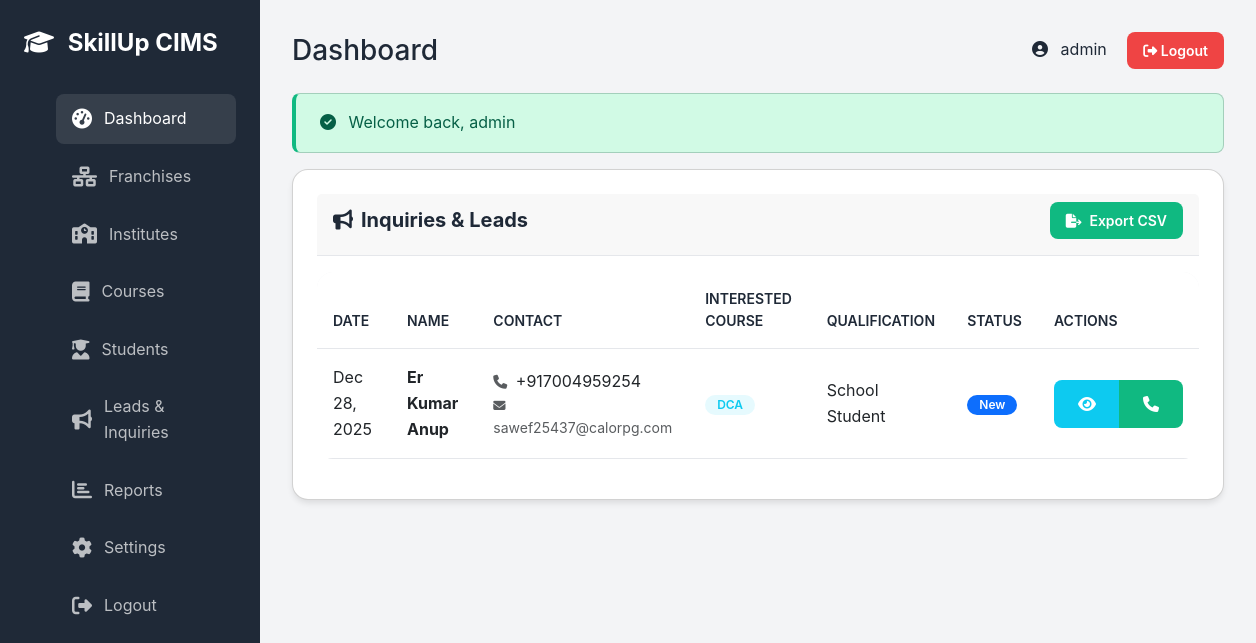
Screenshot of /public/admin/leads (signed in) with the database file from the repository.
### tables this page shows
CREATE TABLE `leads` (
  `id` int(11) NOT NULL,
  `course_id` int(10) UNSIGNED NOT NULL,
  `name` varchar(100) NOT NULL,
  `email` varchar(100) NOT NULL,
  `phone` varchar(20) NOT NULL,
  `city` varchar(100) DEFAULT NULL,
  `education` varchar(100) DEFAULT NULL,
  `message` text DEFAULT NULL,
  `status` enum('new','contacted','enrolled','closed') DEFAULT 'new',
  `created_at` timestamp NOT NULL DEFAULT current_timestamp(),
  `updated_at` timestamp NOT NULL DEFAULT current_timestamp() ON UPDATE current_timestamp()
);

CREATE TABLE `courses` (
  `id` int(10) UNSIGNED NOT NULL,
  `course_code` varchar(20) NOT NULL,
  `course_name` varchar(200) NOT NULL,
  `duration` int(11) NOT NULL COMMENT 'Duration in months',
  `fee` decimal(10,2) NOT NULL,
  `regular_price` decimal(10,2) DEFAULT 0.00,
  `offer_price` decimal(10,2) DEFAULT 0.00,
  `description` text DEFAULT NULL,
  `syllabus` text DEFAULT NULL,
  `category` varchar(100) DEFAULT NULL,
  `status` enum('active','inactive') DEFAULT 'active',
  `created_at` timestamp NOT NULL DEFAULT current_timestamp(),
  `updated_at` timestamp NOT NULL DEFAULT current_timestamp() ON UPDATE current_timestamp()
);

### app/Controllers/AdminController.php (called while the page is built, shortened)
<?php
class AdminController extends Controller
{
    public function leads()
    {
        $db = Database::getInstance();
        $leads = $db->fetchAll("
            SELECT l.*, c.course_name
            FROM leads l
            LEFT JOIN courses c ON l.course_id = c.id
            ORDER BY l.created_at DESC
        ");
        $this->view('admin/leads', [
            'leads' => $leads
        ], 'layouts/admin');
    }
}

### public/index.php (called while the page is built, shortened)
<?php
spl_autoload_register(function ($class) {
    $paths = [
        __DIR__ . '/../core/' . $class . '.php',
        __DIR__ . '/../app/Controllers/' . $class . '.php',
        __DIR__ . '/../app/Models/' . $class . '.php',
        __DIR__ . '/../app/Middleware/' . $class . '.php',
    ];
    foreach ($paths as $path) {
        if (file_exists($path)) {
            return;
        }
    }
});
require __DIR__ . '/../app/Helpers/helpers.php';
$router = new Router();
$router->dispatch();

### config/database.php (called while the page is built)
<?php
return [
    'host' => getenv('DB_HOST') ?: 'localhost',
    'database' => getenv('DB_NAME') ?: 'skillup_cims',
    'username' => getenv('DB_USER') ?: 'root',
    'password' => getenv('DB_PASS') ?: '',
    'charset' => 'utf8mb4',
    'collation' => 'utf8mb4_unicode_ci',
];

### core/Database.php (called while the page is built, shortened)
<?php
class Database
{
    private static $instance = null;
    private $connection;
    private function __construct()
    {
        try {
            $config = require __DIR__ . '/../config/database.php';
            $dsn = "mysql:host={$config['host']};dbname={$config['database']};charset={$config['charset']}";
            $options = [
                PDO::ATTR_ERRMODE => PDO::ERRMODE_EXCEPTION,
                PDO::ATTR_DEFAULT_FETCH_MODE => PDO::FETCH_ASSOC,
                PDO::ATTR_EMULATE_PREPARES => false,
            ];
            $this->connection = new PDO($dsn, $config['username'], $config['password'], $options);
        } catch (PDOException $e) {
            die("Database Connection Failed: " . $e->getMessage());
        }
    }
    public static function getInstance()
    {
        if (self::$instance === null) {
            self::$instance = new self();
        }
        return self::$instance;
    }
    public function query($sql, $params = [])
    {
        try {
            $stmt = $this->connection->prepare($sql);
            $stmt->execute($params);
            return $stmt;
        } catch (PDOException $e) {
            error_log("Query Error: " . $e->getMessage());
            throw $e;
        }
    }
    public function fetchAll($sql, $params = [])
    {
        $stmt = $this->query($sql, $params);
        return $stmt->fetchAll();
    }
}

### app/Helpers/helpers.php (called while the page is built, shortened)
<?php
function e($string)
{
    return htmlspecialchars($string ?? '', ENT_QUOTES, 'UTF-8');
}

### core/Session.php (called while the page is built, shortened)
<?php
class Session
{
    public static function get($key, $default = null)
    {
        return $_SESSION[$key] ?? $default;
    }
    public static function has($key)
    {
        return isset($_SESSION[$key]);
    }
    public static function isAuthenticated()
    {
        return self::has('user_id') && self::has('user_role');
    }
    public static function userRole()
    {
        return self::get('user_role');
    }
}

### views/admin/leads.php (the view, shortened to what this page needs)
<div class="card">
    <div class="card-header d-flex justify-content-between align-items-center">
        <h5 class="card-title mb-0">
            <i class="fas fa-bullhorn me-2"></i>Inquiries & Leads
        </h5>
        <button class="btn btn-sm btn-success">
            <i class="fas fa-file-export me-2"></i>Export CSV
        </button>
    </div>
    <div class="card-body">
        <div class="table-responsive">
            <table id="leadsTable" class="table table-hover align-middle">
                <thead>
                    <tr>
                        <th>Date</th>
                        <th>Name</th>
                        <th>Contact</th>
                        <th>Interested Course</th>
                        <th>Qualification</th>
                        <th>Status</th>
                        <th>Actions</th>
                    </tr>
                </thead>
                <tbody>
                    <?php if (empty($leads)): ?>
                        <tr>
                            <td colspan="7" class="text-center py-4">
                                <div class="text-muted">
                                    <i class="fas fa-inbox fa-3x mb-3"></i>
                                    <p>No inquiries found yet.</p>
                                </div>
                            </td>
                        </tr>
                    <?php else: ?>
                        <?php foreach ($leads as $lead): ?>
                            <tr>
                                <td><?= date('M d, Y', strtotime($lead['created_at'])) ?></td>
                                <td class="fw-bold"><?= e($lead['name']) ?></td>
                                <td>
                                    <div><i class="fas fa-phone small text-muted me-1"></i> <?= e($lead['phone']) ?></div>
                                    <div class="small text-muted"><i class="fas fa-envelope small me-1"></i>
                                        <?= e($lead['email']) ?></div>
                                </td>
                                <td>
                                    <?php if ($lead['course_name']): ?>
                                        <span class="badge bg-info bg-opacity-10 text-info"><?= e($lead['course_name']) ?></span>
                                    <?php else: ?>
                                        <span class="text-muted">General Inquiry</span>
                                    <?php endif; ?>
                                </td>
                                <td><?= e($lead['education'] ?: '-') ?></td>
                                <td>
                                    <?php
                                    $statusClass = match ($lead['status']) {
                                        'new' => 'bg-primary',
                                        'contacted' => 'bg-warning text-dark',
                                        'enrolled' => 'bg-success',
                                        'closed' => 'bg-secondary',
                                        default => 'bg-light text-dark'
                                    };
                                    ?>
                                    <span class="badge <?= $statusClass ?>"><?= ucfirst($lead['status']) ?></span>
                                </td>
                                <td>
                                    <div class="btn-group btn-group-sm">
                                        <button class="btn btn-info text-white view-lead-btn"
                                            data-lead='<?= json_encode($lead, JSON_HEX_APOS | JSON_HEX_QUOT) ?>'
                                            title="View Details">
                                            <i class="fas fa-eye"></i>
                                        </button>
                                        <a href="tel:<?= e($lead['phone']) ?>" class="btn btn-success" title="Call Now">
                                            <i class="fas fa-phone"></i>
                                        </a>
                                    </div>
                                </td>
                            </tr>
                        <?php endforeach; ?>
                    <?php endif; ?>
                </tbody>
            </table>
        </div>
    </div>
</div>

### core/Router.php (shortened to what this page needs)
<?php
class Router
{
    private $routes = [];
    private function addRoute($method, $uri, $controller, $action, $middleware = [])
    {
        if (strpos($controller, '@') !== false && $action === null) {
            list($controller, $action) = explode('@', $controller);
        }
        $this->routes[] = [
            'method' => $method,
            'uri' => $uri,
            'controller' => $controller,
            'action' => $action,
            'middleware' => $middleware
        ];
    }
    public function dispatch()
    {
        $requestUri = $this->getRequestUri();
        $requestMethod = $_SERVER['REQUEST_METHOD'];
        foreach ($this->routes as $route) {
            if ($route['method'] === $requestMethod && $this->matchRoute($route['uri'], $requestUri, $params)) {
                $controllerClass = $route['controller'];
                $action = $route['action'];
                if (class_exists($controllerClass)) {
                    $controller = new $controllerClass();
                    if (method_exists($controller, $action)) {
                        call_user_func_array([$controller, $action], $params);
                        return;
                    }
                }
                return;
            }
        }
    }
    private function matchRoute($routeUri, $requestUri, &$params = [])
    {
        $pattern = preg_replace('/\{(\w+)\}/', '([^/]+)', $routeUri);
        $pattern = '#^' . $pattern . '$#';
        if (preg_match($pattern, $requestUri, $matches)) {
            return true;
        }
        return false;
    }
    private function getRequestUri()
    {
        $uri = parse_url($_SERVER['REQUEST_URI'], PHP_URL_PATH);
        $scriptName = dirname($_SERVER['SCRIPT_NAME']);
        if ($scriptName !== '/' && strpos($uri, $scriptName) === 0) {
            $uri = substr($uri, strlen($scriptName));
        }
        return rtrim($uri, '/') ?: '/';
    }
}

### public/assets/css/custom.css (style rules this page uses)
:root { --primary-color: #6366f1; --secondary-color: #8b5cf6; --accent-color: #ec4899; --gradient-start: #667eea; --gradient-end: #764ba2; --dark: #1f2937; --light: #f9fafb; --white: #ffffff; --gray-100: #f3f4f6; --gray-200: #e5e7eb; --gray-300: #d1d5db; --gray-600: #4b5563; --gray-800: #1f2937; --success: #10b981; --warning: #f59e0b; --danger: #ef4444; --info: #3b82f6; --spacing-sm: 0.5rem; --spacing-md: 1rem; --spacing-lg: 1.5rem; --spacing-xl: 2rem; --radius-sm: 0.375rem; --radius-md: 0.5rem; --radius-lg: 1rem; --radius-full: 9999px; --shadow-sm: 0 1px 2px 0 rgba(0, 0, 0, 0.05); --shadow-md: 0 4px 6px -1px rgba(0, 0, 0, 0.1); --shadow-lg: 0 10px 15px -3px rgba(0, 0, 0, 0.1); --shadow-xl: 0 20px 25px -5px rgba(0, 0, 0, 0.1); }
* { margin: 0; padding: 0; box-sizing: border-box; }
body { font-family: 'Inter', 'Segoe UI', Tahoma, Geneva, Verdana, sans-serif; color: var(--gray-800); background-color: var(--gray-100); line-height: 1.6; overflow-x: hidden; }
.btn { display: inline-block; padding: 0.75rem 1.5rem; border-radius: var(--radius-md); font-weight: 600; text-decoration: none; transition: all 0.3s ease; border: none; cursor: pointer; font-size: 1rem; }
.btn-success { background: var(--success); color: white; }
.btn-sm { padding: 0.5rem 1rem; font-size: 0.875rem; }
.card { background: white; border-radius: var(--radius-lg); box-shadow: var(--shadow-md); padding: 1.5rem; margin-bottom: 1.5rem; transition: all 0.3s ease; }
.card-header { border-bottom: 1px solid var(--gray-200); padding-bottom: 1rem; margin-bottom: 1rem; }
.card-title { font-size: 1.25rem; font-weight: 700; color: var(--dark); margin: 0; }
.card-body { padding: 0; }
.table-responsive { overflow-x: auto; }
.table { width: 100%; background: white; border-radius: var(--radius-lg); overflow: hidden; }
.table thead { background: var(--gray-100); }
.table th, .table td { padding: 1rem; text-align: left; border-bottom: 1px solid var(--gray-200); }
.table th { font-weight: 600; color: var(--dark); font-size: 0.875rem; text-transform: uppercase; }
.badge { display: inline-block; padding: 0.25rem 0.75rem; border-radius: var(--radius-full); font-size: 0.75rem; font-weight: 600; }
.d-flex { display: flex; }

### rows the page displays
leads: created_at "Dec 28, 2025", name "Er Kumar Anup", phone "+917004959254", email "sawef25437@calorpg.com", course.course_name "DCA", education "School Student", status "New"
